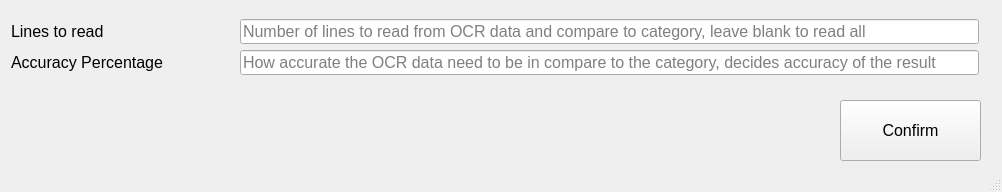
<?xml version="1.0" encoding="UTF-8"?>
<ui version="4.0">
 <class>AdvanceSettings</class>
 <widget class="QMainWindow" name="AdvanceSettings">
  <property name="geometry">
   <rect>
    <x>0</x>
    <y>0</y>
    <width>1002</width>
    <height>192</height>
   </rect>
  </property>
  <property name="windowTitle">
   <string>Advance Settings</string>
  </property>
  <widget class="QWidget" name="centralwidget">
   <widget class="QLineEdit" name="txtLinesToRead">
    <property name="geometry">
     <rect>
      <x>240</x>
      <y>19</y>
      <width>739</width>
      <height>25</height>
     </rect>
    </property>
    <property name="font">
     <font>
      <pointsize>12</pointsize>
     </font>
    </property>
    <property name="placeholderText">
     <string>Number of lines to read from OCR data and compare to category, leave blank to read all</string>
    </property>
   </widget>
   <widget class="QLabel" name="label_5">
    <property name="enabled">
     <bool>true</bool>
    </property>
    <property name="geometry">
     <rect>
      <x>11</x>
      <y>19</y>
      <width>223</width>
      <height>25</height>
     </rect>
    </property>
    <property name="sizePolicy">
     <sizepolicy hsizetype="Preferred" vsizetype="Preferred">
      <horstretch>0</horstretch>
      <verstretch>0</verstretch>
     </sizepolicy>
    </property>
    <property name="font">
     <font>
      <pointsize>12</pointsize>
     </font>
    </property>
    <property name="text">
     <string>Lines to read</string>
    </property>
   </widget>
   <widget class="QLabel" name="label_6">
    <property name="enabled">
     <bool>true</bool>
    </property>
    <property name="geometry">
     <rect>
      <x>11</x>
      <y>50</y>
      <width>223</width>
      <height>25</height>
     </rect>
    </property>
    <property name="sizePolicy">
     <sizepolicy hsizetype="Preferred" vsizetype="Preferred">
      <horstretch>0</horstretch>
      <verstretch>0</verstretch>
     </sizepolicy>
    </property>
    <property name="font">
     <font>
      <pointsize>12</pointsize>
     </font>
    </property>
    <property name="text">
     <string>Accuracy Percentage</string>
    </property>
   </widget>
   <widget class="QLineEdit" name="txtAccPercentage">
    <property name="geometry">
     <rect>
      <x>240</x>
      <y>50</y>
      <width>739</width>
      <height>25</height>
     </rect>
    </property>
    <property name="font">
     <font>
      <pointsize>12</pointsize>
     </font>
    </property>
    <property name="placeholderText">
     <string>How accurate the OCR data need to be in compare to the category, decides accuracy of the result</string>
    </property>
   </widget>
   <widget class="QPushButton" name="btnConfirmAdvanceSetting">
    <property name="geometry">
     <rect>
      <x>840</x>
      <y>100</y>
      <width>141</width>
      <height>61</height>
     </rect>
    </property>
    <property name="font">
     <font>
      <pointsize>12</pointsize>
     </font>
    </property>
    <property name="text">
     <string>Confirm</string>
    </property>
   </widget>
  </widget>
  <widget class="QStatusBar" name="statusbar"/>
 </widget>
 <resources/>
 <connections/>
</ui>
